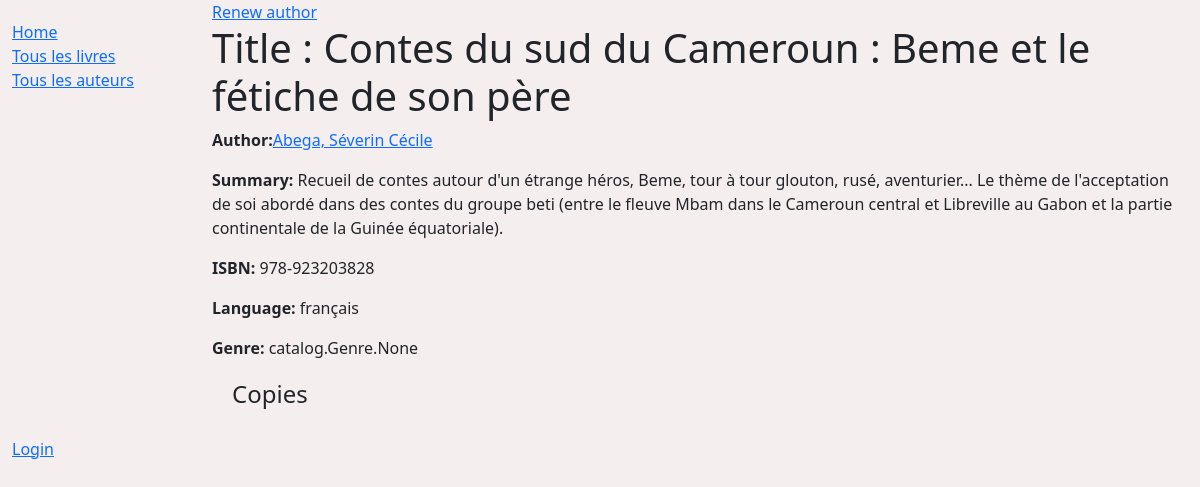
/catalog/book/2, run on an earlier commit of the app's database.
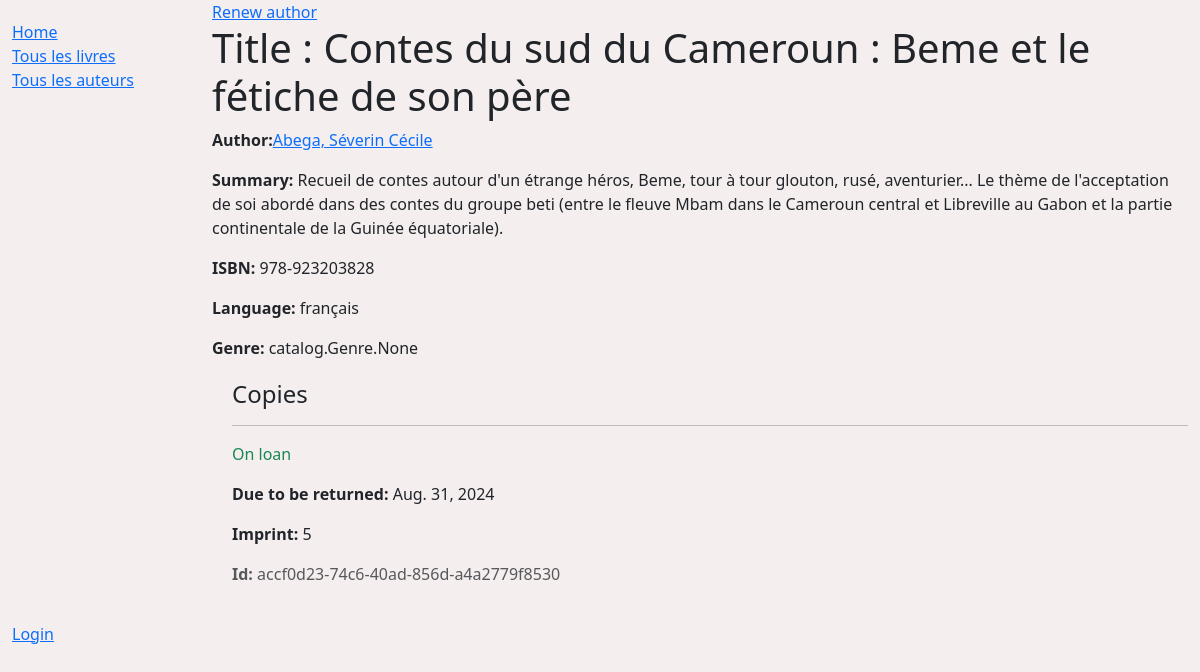
And on a later commit of the database.
### catalog/models.py (models this page shows, shortened)
class BookInstance (models.Model):
    id = models.UUIDField(primary_key=True,default=uuid.uuid4,help_text='Unique ID for this particular book across whole library')
    book = models.ForeignKey(Book,on_delete=models.SET_NULL,null=True)
    imprint = models.CharField(max_length=200)
    due_back = models.DateField(null=True,blank=True)
    borrower = models.ForeignKey(settings.AUTH_USER_MODEL,on_delete=models.SET_NULL,null=True,blank=True)
    LOAN_STATUS=(
        ('m','Maintenanc'),
        ('o','On loan'),
        ('a','Available'),
        ('r','Reserved'),
    )
    status = models.CharField(max_length=1,choices=LOAN_STATUS,blank=True,default='m',help_text='Book availability')
    class Meta:
        ordering =['due_back']
        permissions = (("can_mark_returned", "Set book as returned"),)

### catalog/views.py (the view)
# urls.py: path('book/<int:pk>',views.BookDetailView.as_view(),name='book-detail'),
class BookDetailView(generic.DetailView):
    model = Book

### catalog/models.py (called while the page is built)
    def get_absolute_url(self):
        return reverse('author-detail', args=[str(self.id)])

    def __str__(self):
        return f'{self.last_name}, {self.first_name}'

    def __str__(self):
        return self.name

### catalog/templates/catalog/book_detail.html (shortened to what this page needs)
{% extends "generic_base.html" %}
{% block content %}
    <a href="{%url 'book-update' book.pk %}">Renew author<a></a>
    <h1>Title : {{book.title}}</h1>
    <p><strong>Author:</strong><a href="{{book.author.get_absolute_url}}">{{book.author}}</a></p>
    <p><strong>Summary:</strong>  {{book.summary}}</p>
    <p><strong>ISBN:</strong> {{book.isbn}}</p>
    <p><strong>Language:</strong> {{book.language}}</p>
    <p><strong>Genre:</strong> {{book.genre}}</p>
    <div style="margin-left: 20px;margin-top: 20px;">
        <h4>Copies</h4>
        {% for copy in book.bookinstance_set.all%}
            <hr/>
            <p class="{% if 'copy.status = a'%} text-success
            {% elif copy.status == 'm'%} text-danger
            {% else %} text-warning {% endif %}">
                {{copy.get_status_display}}
            </p>
            {% if 'copy.status !=a' %}
                <p><strong>Due to be returned:</strong>  {{copy.due_back}}</p>
            {%endif%}
            <p><strong>Imprint:</strong>  {{copy.imprint}}</p>
            <p class="text-muted"><strong>Id:</strong>  {{copy.id}}</p>
        {%endfor%}
    </div>
{% endblock%}

What changed in the data, as far as the page shows it:
added BookInstance: status "On loan", due_back "Aug. 31, 2024", imprint "5", id "accf0d23-74c6-40ad-856d-a4a2779f8530"
